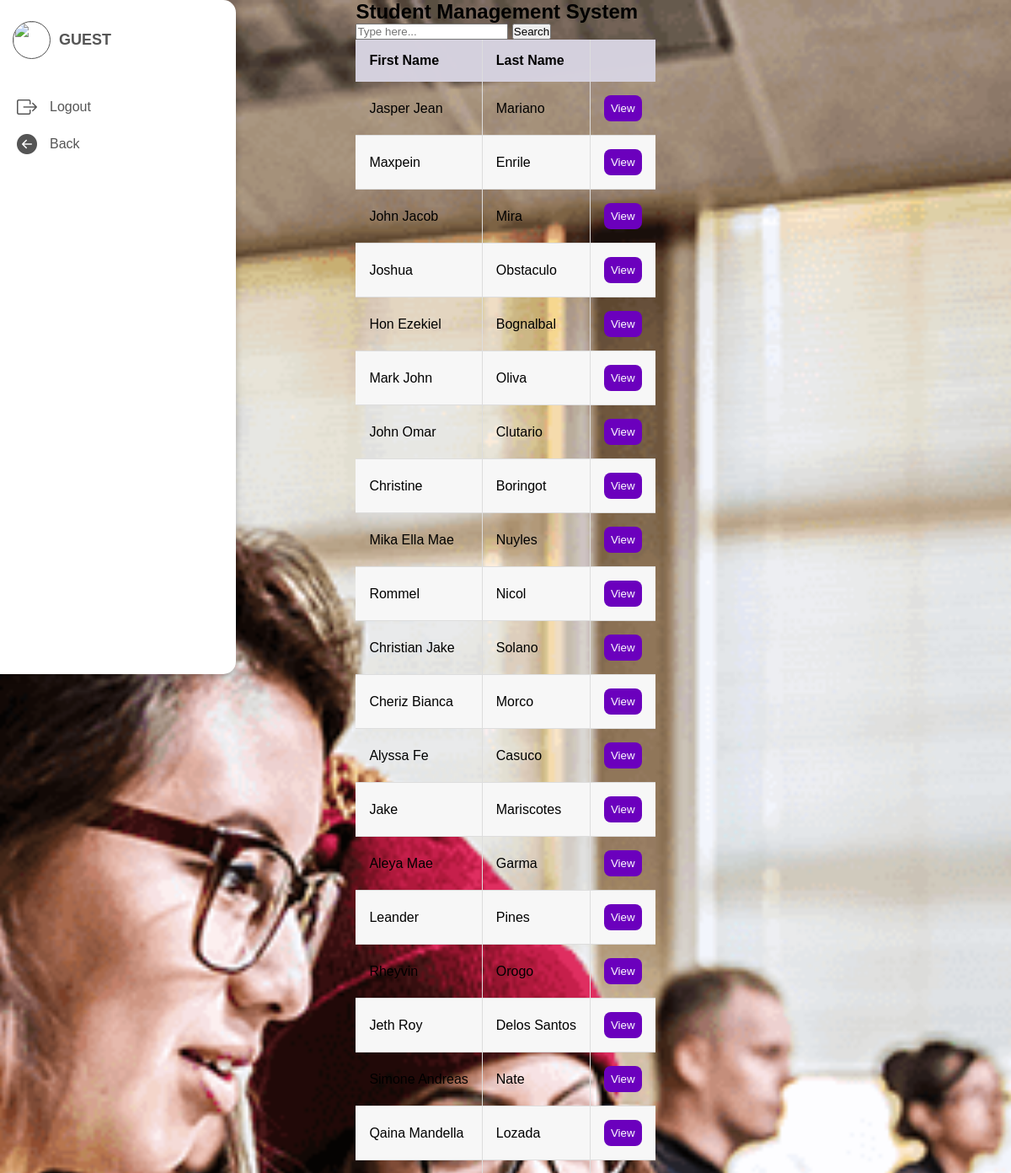
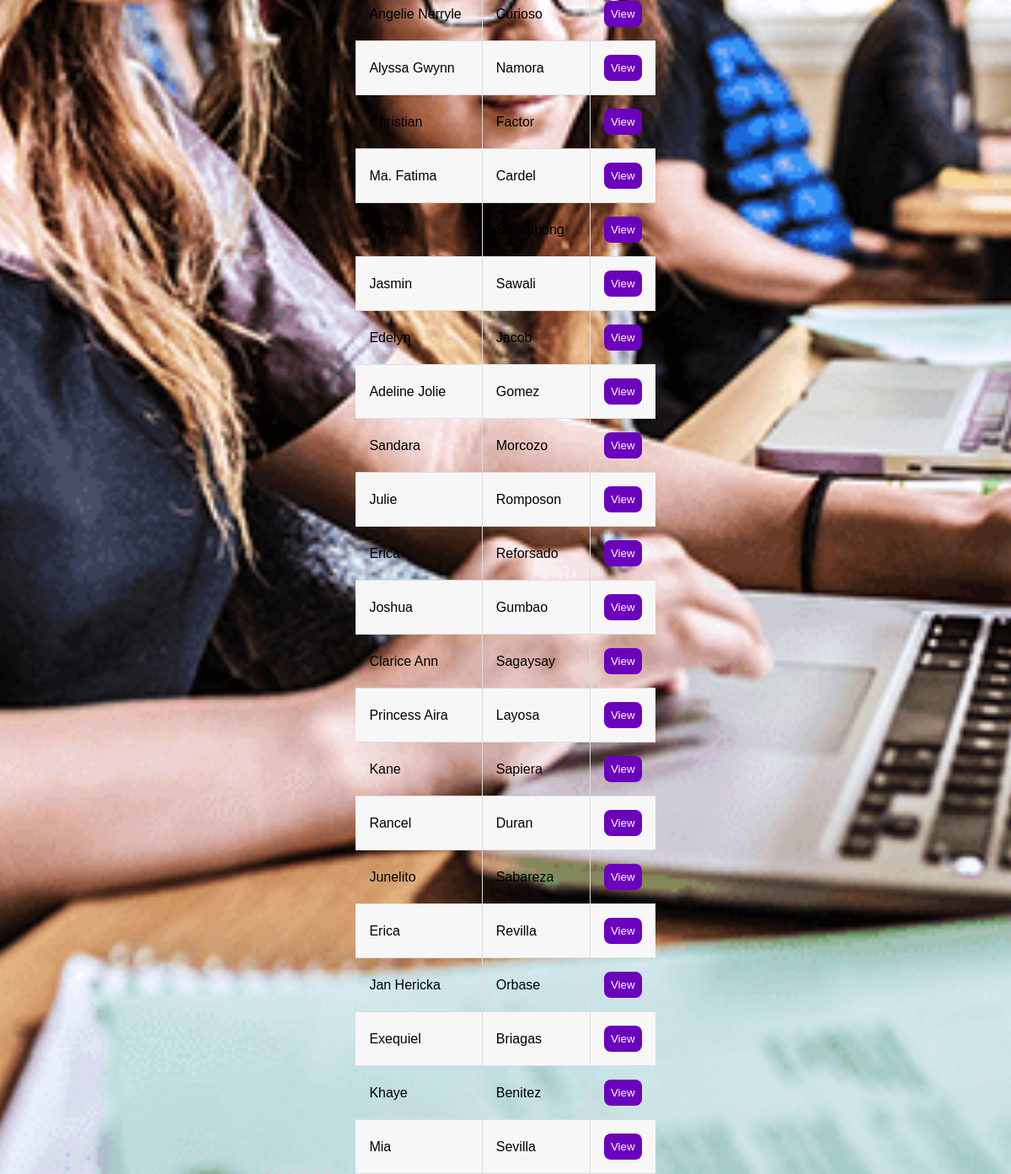
Screenshot of /search-result.php with the database file from the repository (2 pictures, top to bottom).
### tables this page shows
CREATE TABLE `students_list` (
  `id` int(11) NOT NULL,
  `first_name` varchar(50) NOT NULL,
  `middlename` varchar(50) NOT NULL,
  `surname` varchar(50) NOT NULL,
  `birthdate` varchar(20) NOT NULL,
  `age` varchar(10) NOT NULL,
  `sex` varchar(50) NOT NULL,
  `address` text NOT NULL,
  `contact_no` varchar(20) NOT NULL,
  `email` varchar(200) NOT NULL,
  `civil_status` varchar(50) NOT NULL,
  `nationality` varchar(50) NOT NULL,
  `religion` varchar(50) NOT NULL,
  `course` varchar(50) NOT NULL,
  `date_added` timestamp NOT NULL DEFAULT current_timestamp()
);

### search-result.php (the view, shortened to what this page needs)
<?php
include_once 'database.php';
$search = $_GET['search'];
$sql = "SELECT * FROM students_list WHERE first_name LIKE '%$search%' || surname LIKE '%$search%' ORDER BY id DESC";
$students = $con->query($sql) or die ($con->error);
$row = $students->fetch_assoc();
?>
<html lang="en">
<head>
    <link rel="stylesheet" href="font/bootstrap-icons.css">
    <link rel="stylesheet" href="css/details.css">
</head>
<body>
    <div class="container">
        <nav>
            <ul>
                <li>
                    <a class="logo">
                        <img src="images/profile.png">
                        <span class="nav-item">
                            <?php echo ($_SESSION['Access'] === 'admin') ? 'Admin' : 'Guest'; ?>
                        </span>
                    </a>
                </li>
                <li>
                    <a href="logout.php"><i class="bi bi-box-arrow-right"></i><span class="nav-item">Logout</span></a>
                    <a href="index.php"><i class="bi bi-arrow-left-circle-fill"></i><span class="nav-item">Back</span></a>
                </li>
            </ul>
        </nav>
        <section class="main">
            <div class="main-top">
                <h1>Student Management System</h1>
                <form action="search-result.php" method="get">
                    <input type="text" id="search" name="search" placeholder="Type here...">
                    <button type="submit">Search</button>
                </form>
            </div>
            <table class="table">
                <thead>
                    <tr>
                        <th>First Name</th>
                        <th>Last Name</th>
                        <th>         </th>
                    </tr>
                </thead>
                <tbody>
                    <?php do { ?>
                        <tr>
                            <td><?php echo $row['first_name']; ?></td>
                            <td><?php echo $row['surname']; ?></td>
                            <?php if ($_SESSION['Access'] == 'admin') { ?>
                                <td>
                                    <a href="details.php?ID=<?php echo $row['id']; ?>"><button>View</button></a>
                                </td>
                            <?php } else { ?>
                                <td><button onclick="guestWarning()">View</button></td>
                            <?php } ?>
                        </tr>
                    <?php } while ($row = $students->fetch_assoc()); ?>
                </tbody>
            </table>
        </section>
    </div>
</body>
</html>

### css/details.css (style rules this page uses)
* { margin: 0; padding: 0; box-sizing: border-box; font-family: sans-serif; }
body { min-height: 100vh; background: url(../images/background.jpg) center / cover; display: flex; justify-content: center; align-items: center; }
.container { display: flex; transition: transform 0.5s ease; }
nav { position: fixed; top: 0; left: 0; bottom: 0; height: 100vh; width: 90px; background: #fff; overflow: hidden; transition: width 0.5s; display: flex; flex-direction: column; align-items: center; border-top-right-radius: 15px; border-bottom-right-radius: 15px; box-shadow: 0 4px 8px rgba(0, 0, 0, 0.2); z-index: 10; }
.logo { display: flex; align-items: center; padding: 15px; margin-bottom: 20px; }
.logo img { width: 45px; height: 45px; border-radius: 50%; border: 1.5px solid #555; }
.logo span { font-weight: bold; font-size: 18px; text-transform: uppercase; margin-left: 10px; white-space: nowrap; background: none; transition: none; }
ul { list-style: none; padding: 0; margin: 0; width: 100%; }
li { width: 100%; margin: 10px 0; }
a { display: flex; align-items: center; padding: 10px 20px; text-decoration: none; color: #555; font-size: 16px; transition: background 0.3s, color 0.3s, transform 0.3s; }
a .bi { font-size: 24px; margin-right: 15px; color: #555; transition: color 0.3s, transform 0.3s; }
.nav-item { opacity: 0; transition: opacity 0.3s; white-space: nowrap; }
.logo, .logo span { pointer-events: none; background: none; transform: none; }
.container { display: flex; }
tbody tr { border-bottom: 1px solid #ddd; }
th, td { padding: 1rem; text-align: left; border-right: 1px solid #ddd; }
td:last-child, th:last-child { border-right: none; }
table { width: 100%; border-collapse: collapse; table-layout: auto; }
thead th { background-color: #d5d1defe; cursor: pointer; text-transform: capitalize; }
tbody tr:nth-child(even) { background-color: #f7f7f7; }
th, td { padding: 1rem; text-align: left; }
td button { padding: .5rem; border-radius: .5rem; background-color: hsl(274, 100%, 37%); color: white; border: none; cursor: pointer; }

### rows the page displays
students_list: first_name "Jasper Jean", surname "Mariano"
students_list: first_name "Maxpein", surname "Enrile"
students_list: first_name "John Jacob", surname "Mira"
students_list: first_name "Joshua", surname "Obstaculo"
students_list: first_name "Hon Ezekiel", surname "Bognalbal"
students_list: first_name "Mark John", surname "Oliva"
students_list: first_name "John Omar", surname "Clutario"
students_list: first_name "Christine", surname "Boringot"
students_list: first_name "Mika Ella Mae", surname "Nuyles"
students_list: first_name "Rommel", surname "Nicol"
students_list: first_name "Christian Jake", surname "Solano"
students_list: first_name "Cheriz Bianca", surname "Morco"
students_list: first_name "Alyssa Fe", surname "Casuco"
students_list: first_name "Jake", surname "Mariscotes"
students_list: first_name "Aleya Mae", surname "Garma"
students_list: first_name "Leander", surname "Pines"
students_list: first_name "Rheyvin", surname "Orogo"
students_list: first_name "Jeth Roy", surname "Delos Santos"
students_list: first_name "Simone Andreas", surname "Nate"
students_list: first_name "Qaina Mandella", surname "Lozada"
students_list: first_name "Angelie Nerryle", surname "Curioso"
students_list: first_name "Alyssa Gwynn", surname "Namora"
students_list: first_name "Christian", surname "Factor"
students_list: first_name "Ma. Fatima", surname "Cardel"
students_list: first_name "Alyssa", surname "Sumalpong"
students_list: first_name "Jasmin", surname "Sawali"
students_list: first_name "Edelyn", surname "Jacob"
students_list: first_name "Adeline Jolie", surname "Gomez"
students_list: first_name "Sandara", surname "Morcozo"
students_list: first_name "Julie", surname "Romposon"
students_list: first_name "Erica", surname "Reforsado"
students_list: first_name "Joshua", surname "Gumbao"
students_list: first_name "Clarice Ann", surname "Sagaysay"
students_list: first_name "Princess Aira", surname "Layosa"
students_list: first_name "Kane", surname "Sapiera"
students_list: first_name "Rancel", surname "Duran"
students_list: first_name "Junelito", surname "Sabareza"
students_list: first_name "Erica", surname "Revilla"
students_list: first_name "Jan Hericka", surname "Orbase"
students_list: first_name "Exequiel", surname "Briagas"
students_list: first_name "Khaye", surname "Benitez"
students_list: first_name "Mia", surname "Sevilla"
